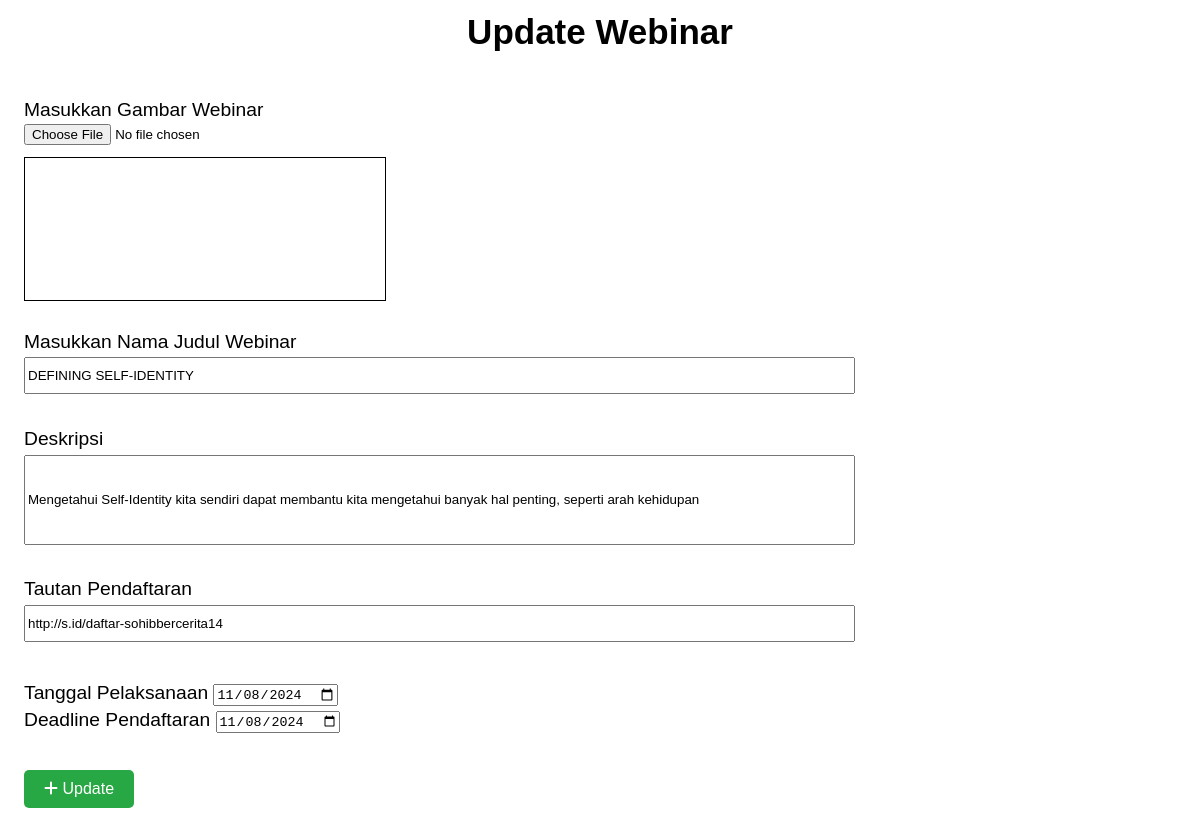
Page /edit.php?id_webinar=K9aDuN@raI (signed in) on the committed database.
### tables this page shows
CREATE TABLE `webinar` (
  `id_webinar` varchar(10) NOT NULL,
  `nama_webinar` varchar(255) NOT NULL,
  `deskripsi` varchar(500) NOT NULL,
  `tautan` varchar(255) NOT NULL,
  `tanggal_mulai` date NOT NULL,
  `deadline` date NOT NULL,
  `foto_webinar` varchar(255) NOT NULL,
  `nomor_kontak` varchar(15) NOT NULL,
  `id_user` int(11) NOT NULL
);

### edit.php (the view, shortened to what this page needs)
<?php
    require "koneksi.php";
    if (isset($_GET['id_webinar']) ? $_GET['id_webinar'] : '') {
        $id_webinar = $_GET['id_webinar'];
        $result = mysqli_query($conn, "SELECT*FROM webinar WHERE id_webinar='$id_webinar'");
        $webinar = mysqli_fetch_assoc($result);
    }
?>
<!DOCTYPE html>
<html lang="id">
<head>
    <link rel="stylesheet" href="styling/tambah.css">
    <link rel="stylesheet" href="https://cdnjs.cloudflare.com/ajax/libs/font-awesome/6.0.0-beta3/css/all.min.css">
</head>
<body>
    <div class="input-form">
        <h2>Update Webinar</h2>
        <form action="" method="post" enctype="multipart/form-data">
            <div>
                <label for="img_webinar">Masukkan Gambar Webinar</label>
                <input type="file" id="img_webinar" name="img_webinar" required>
            </div>
            <div class="gambar-webinar-edit">
            </div>
            <div>
                <label for="nama_webinar">Masukkan Nama Judul Webinar</label>
                <input type="text" id="nama_webinar" name="nama_webinar" value="<?php echo $webinar['nama_webinar']; ?>" placeholder="Judul Webinar">
            </div>
            <div>
                <label for="deskripsi">Deskripsi</label>
                <input type="text" id="deskripsi" name="deskripsi" value="<?php echo $webinar['deskripsi']; ?>" placeholder="Deskripsi Webinarmu">
            </div>
            <div>
                <label for="tautan">Tautan Pendaftaran</label>
                <input type="text" id="tautan" name="tautan" value="<?php echo $webinar['tautan']; ?>" placeholder="Masukkan Tautan Pendaftaranmu Disini">
            </div>
            <div>
                <div>
                    <label for="tanggal_mulai">Tanggal Pelaksanaan</label>
                    <input type="date" id="tanggal_mulai" name="tanggal_mulai" value="<?php echo $webinar['tanggal_mulai']; ?>">
                </div>
                <div>
                    <label for="deadline">Deadline Pendaftaran</label>
                    <input type="date" id="deadline" name="deadline" value="<?php echo $webinar['deadline']; ?>">
                </div>
            </div>
            <div>
                <button name="update">
                    <i class="fas fa-plus"></i> Update
                </button>
            </div>
        </form>
    </div>
</body>
</html>

### styling/tambah.css (style rules this page uses)
html { font-family: 'Gill Sans', 'Gill Sans MT', Calibri, 'Trebuchet MS', sans-serif; font-size: 17.5px; }
body { width: 100vw; height: 100vh; margin: 0; padding: 0; }
.input-form { display: flex; flex-direction: column; width: 100%; height: 100%; padding-top: 1%; }
.input-form > form { display: flex; flex-direction: column; width: 100%; height: 100%; padding-top: 1%; }
.input-form > h2 { font-size: 2rem; margin: 0 auto; }
.input-form > form > div:first-child, .input-form > form > div:nth-child(6) { display: flex; flex-direction: column; justify-content: center; gap: 4%; width: 70%; height: 10%; position: relative; top: 3%; padding-left: 2%; font-size: 1.1rem; }
.input-form > form > div:not(:last-child):not(:nth-child(6)):not(:first-child):not(:nth-child(2)) { display: flex; justify-content: center; flex-direction: column; gap: 4%; width: 70%; height: 17.5%; padding-left: 2%; position: relative; top: 3%; font-size: 1.1rem; }
.gambar-webinar-edit { border: 1px solid black; width: 30%; height: 20%; position: relative; top: 3%; margin-left: 2%; }
.input-form > form > div:nth-child(4) > input { width: 98%; height: 68%; }
.input-form > form > div:nth-child(3) > input, .input-form > form > div:nth-child(5) > input { width: 98%; height: 25%; }
.input-form > form > div:last-child { padding-left: 2%; display: flex; align-items: center; position: relative; top: 3%; height: 13%; }
.input-form > form > div:last-child > button { background-color: #28a745; color: white; border: none; padding: 10px 20px; font-size: 16px; border-radius: 5px; cursor: pointer; transition: background-color 0.3s; }

### rows in the picture
webinar: nama_webinar "DEFINING SELF-IDENTITY", deskripsi "Mengetahui Self-Identity kita sendiri dapat membantu kita mengetahui banyak hal penting, seperti arah kehidupan", tautan "http://s.id/daftar-sohibbercerita14", tanggal_mulai "11/08/2024", deadline "11/08/2024"
